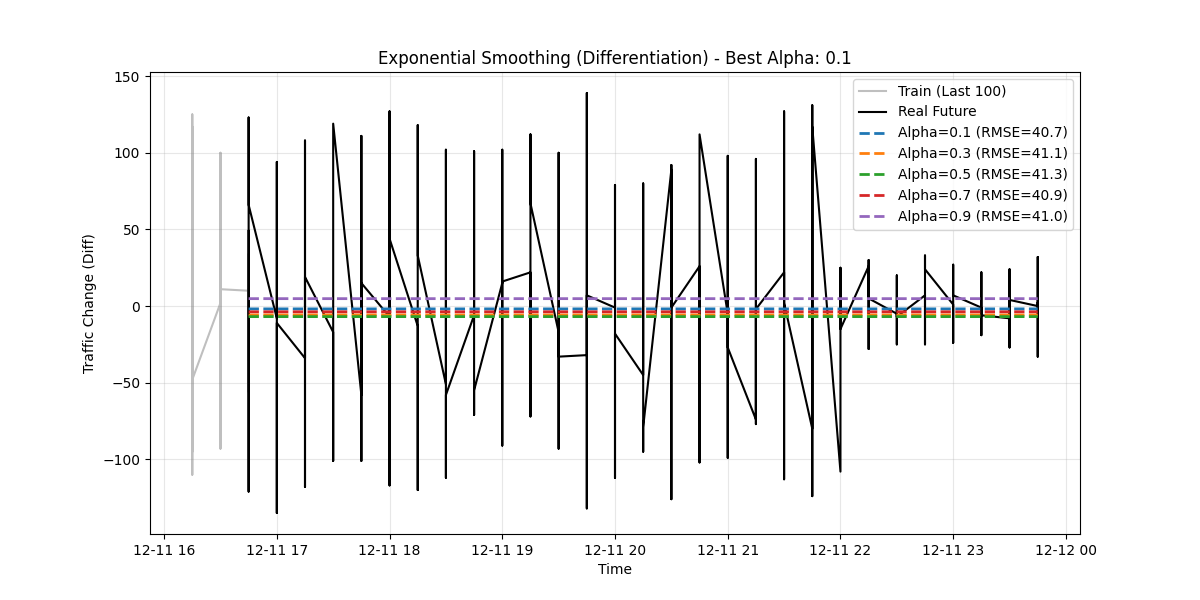

The script that drew this image:
import pandas as pd
import numpy as np
import matplotlib.pyplot as plt
from statsmodels.tsa.holtwinters import SimpleExpSmoothing
from sklearn.metrics import mean_squared_error

# Configuration
FILE_PATH = "traffic_step1_diff.csv"  # The file created in Step 1
TARGET = "Total"

def main():
    print(f"Loading {FILE_PATH}...")
    try:
        # Load data with Time as index
        data = pd.read_csv(FILE_PATH, index_col=0, parse_dates=True)
    except FileNotFoundError:
        print(f"ERROR: {FILE_PATH} not found. Make sure Step 1 saved it!")
        return

    # Split Train/Test (Last 30% is Test)
    split_idx = int(len(data) * 0.7)
    train = data.iloc[:split_idx]
    test = data.iloc[split_idx:]
    
    print(f"Train Size: {len(train)}")
    print(f"Test Size:  {len(test)}")

    # ==========================================
    # Exponential Smoothing Parameter Study
    # ==========================================
    print("\n--- Tuning Smoothing Parameter (Alpha) ---")
    
    alphas = [0.1, 0.3, 0.5, 0.7, 0.9]
    best_rmse = float('inf')
    best_alpha = None
    best_preds = None
    
    # Plotting setup
    plt.figure(figsize=(12, 6))
    plt.plot(train.index[-100:], train[TARGET].iloc[-100:], label='Train (Last 100)', color='gray', alpha=0.5)
    plt.plot(test.index, test[TARGET], label='Real Future', color='black', linewidth=1.5)

    for a in alphas:
        # 1. Fit Model
        # SimpleExpSmoothing is suitable for data without clear trend/seasonality (which differentiation removed)
        model = SimpleExpSmoothing(train[TARGET]).fit(smoothing_level=a, optimized=False)
        
        # 2. Forecast
        # We predict N steps into the future (len(test))
        preds = model.forecast(len(test))
        preds.index = test.index  # Align dates
        
        # 3. Evaluate
        rmse = np.sqrt(mean_squared_error(test[TARGET], preds))
        print(f"   Alpha={a}: RMSE={rmse:.4f}")
        
        # Plot prediction line
        plt.plot(test.index, preds, linestyle='--', linewidth=2, label=f'Alpha={a} (RMSE={rmse:.1f})')
        
        # Keep Best
        if rmse < best_rmse:
            best_rmse = rmse
            best_alpha = a
            best_preds = preds

    print(f"\n🏆 WINNER: Alpha={best_alpha} with RMSE={best_rmse:.4f}")

    # Finalize Plot
    plt.title(f"Exponential Smoothing (Differentiation) - Best Alpha: {best_alpha}")
    plt.legend()
    plt.grid(True, alpha=0.3)
    plt.xlabel("Time")
    plt.ylabel("Traffic Change (Diff)")
    plt.show()

    # Save Best Predictions for Final Comparison (Step 5)
    # We save as a dataframe with Time index
    best_preds.name = "Pred_Smoothing"
    best_preds.to_csv("traffic_preds_smoothing.csv")
    print("Saved best predictions to 'traffic_preds_smoothing.csv'")

if __name__ == "__main__":
    main()
